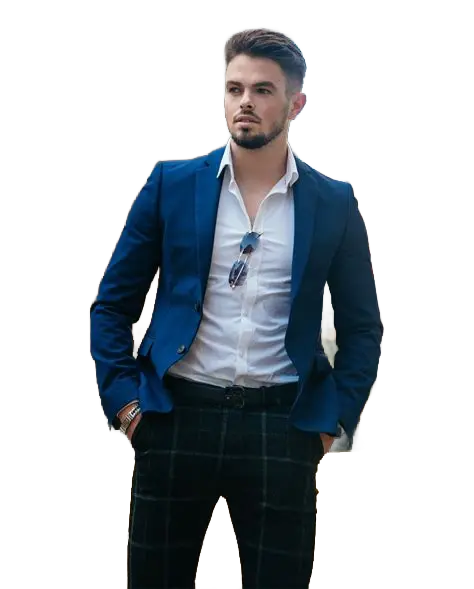
#> input picture eval/inspyrenet/quality-baseline/pngs/OIP.png, 474 x 589 px, found by its file name; its folder holds 4 pictures in this run
$ python compare_rgba.py
#> lines starting #> are read from the running program, lines starting #| are printed output that depends on the picture
"""Compare decoded RGBA vs quality-baseline PNGs (alpha channel diff %)."""
from __future__ import annotations

import json
import sys
from pathlib import Path

import numpy as np
from PIL import Image

ROOT = Path(__file__).resolve().parents[2]
BASE = Path(__file__).resolve().parent / "quality-baseline" / "pngs"


def alpha_diff_pct(a: Path, b: Path) -> dict:
    ia = np.array(Image.open(a).convert("RGBA"))
#> ia is the input picture: shape (589, 474, 4); mean R, G, B, A 106, 100.4, 92.7, 95.1
    ib = np.array(Image.open(b).convert("RGBA"))
    if ia.shape != ib.shape:
        return {"ok": False, "reason": "shape mismatch", "a": a.name, "b": b.name}
    da = ia[:, :, 3].astype(np.int16)
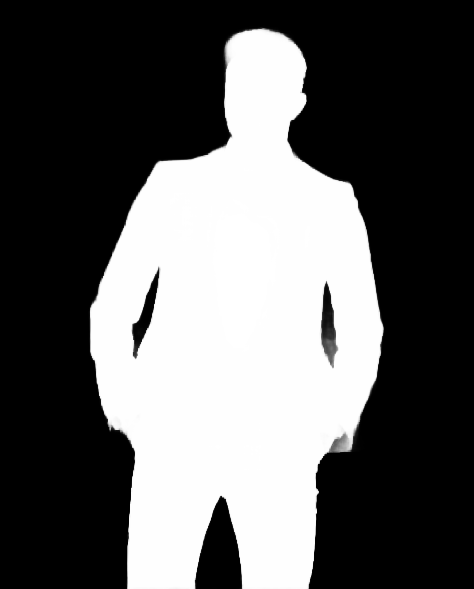
#> da: shape (589, 474) int16; min 0, max 255, mean 95.1
    db = ib[:, :, 3].astype(np.int16)
    diff = np.abs(da - db)
#> diff: shape (589, 474) int16; every value is 0
    return {
        "ok": True,
        "file": a.name,
        "max_alpha_delta": int(diff.max()),
        "mean_alpha_delta": round(float(diff.mean()), 4),
        "pixels_over_2": round(100 * float((diff > 2).mean()), 4),
    }


def main() -> None:
    candidate_dir = Path(sys.argv[1]) if len(sys.argv) > 1 else ROOT / "tmp-verify" / "perf-after"
    rows = []
    for base_png in sorted(BASE.glob("*.png")):
        cand = candidate_dir / base_png.name
        if not cand.is_file():
            rows.append({"file": base_png.name, "ok": False, "reason": "missing candidate"})
            continue
        rows.append(alpha_diff_pct(cand, base_png))
#> pass 2 of the loop in main, `for base_png in sorted(BASE.glob("*.png")):`:
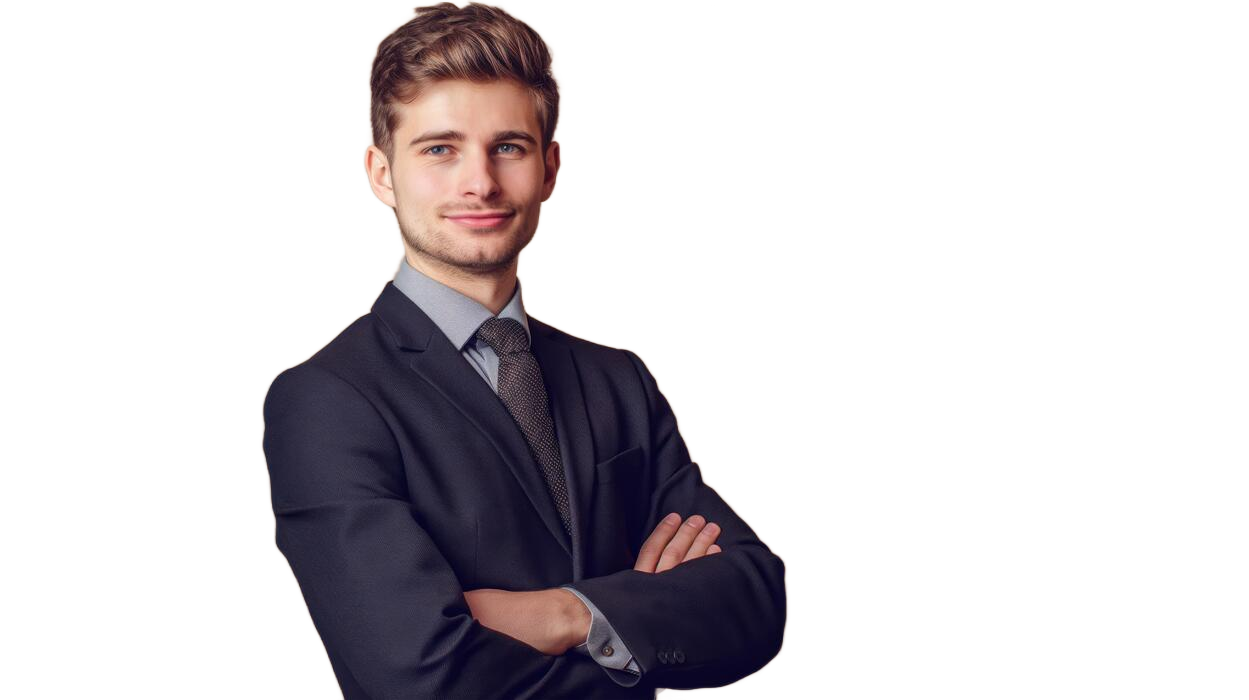
#> input picture eval/inspyrenet/quality-baseline/pngs/beard-white-shirt.png, 1249 x 700 px, found by its file name
#> in alpha_diff_pct, ia is the input picture: shape (700, 1249, 4); mean R, G, B, A 142.8, 106.1, 89.1, 60.9
#> in alpha_diff_pct (call 2), `da = ia[:, :, 3].astype(np.int16)`:
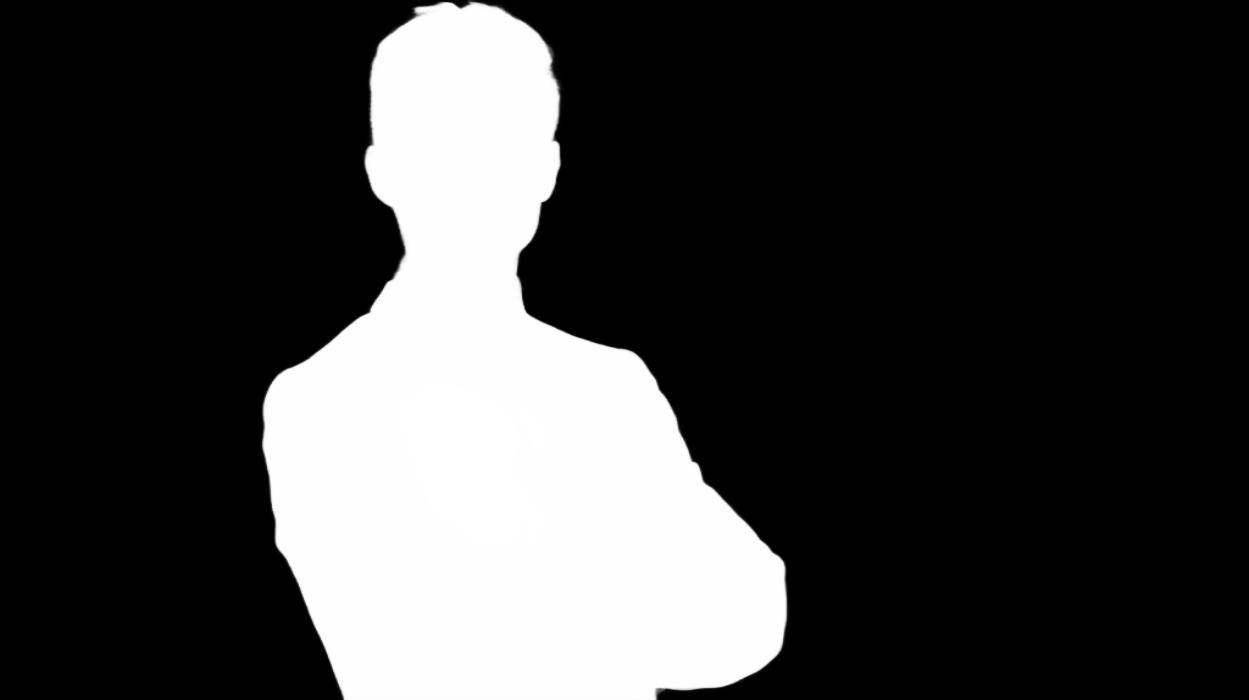
#> da: shape (700, 1249) int16; min 0, max 255, mean 60.9
#> diff: shape (700, 1249) int16; every value is 0
#> pass 3 of the loop in main, `for base_png in sorted(BASE.glob("*.png")):`:
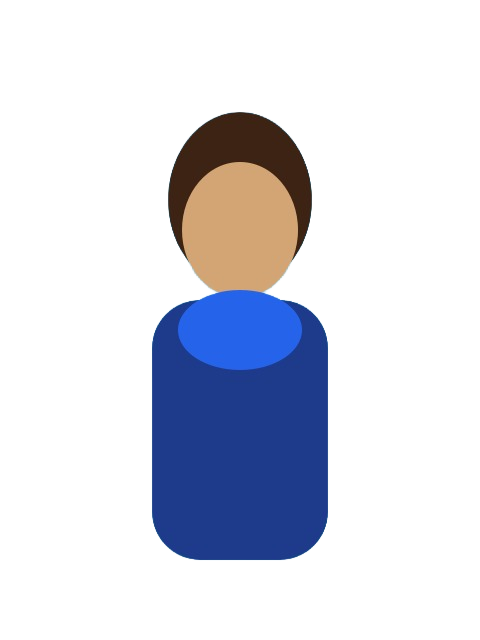
#> input picture eval/inspyrenet/quality-baseline/pngs/studio.png, 480 x 640 px, found by its file name
#> in alpha_diff_pct, ia is the input picture: shape (640, 480, 4); mean R, G, B, A 122.6, 181.1, 217, 53.6
#> in alpha_diff_pct (call 3), `da = ia[:, :, 3].astype(np.int16)`:
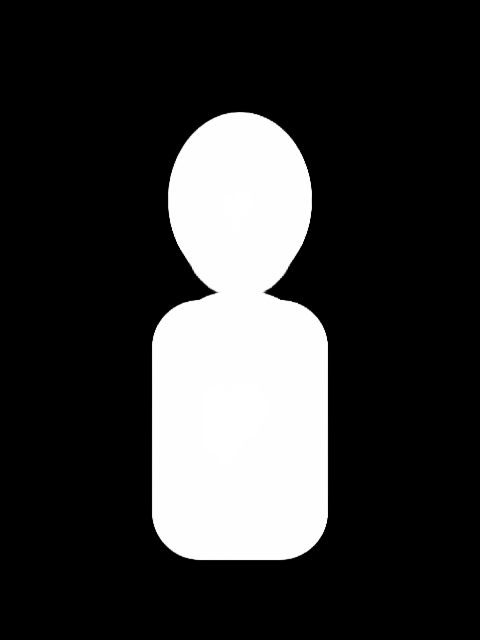
#> da: shape (640, 480) int16; min 0, max 255, mean 53.6
#> diff: shape (640, 480) int16; every value is 0
#> the loop made 4 passes; the first 3 are shown
    print(json.dumps(rows, indent=2))


if __name__ == "__main__":
    main()
